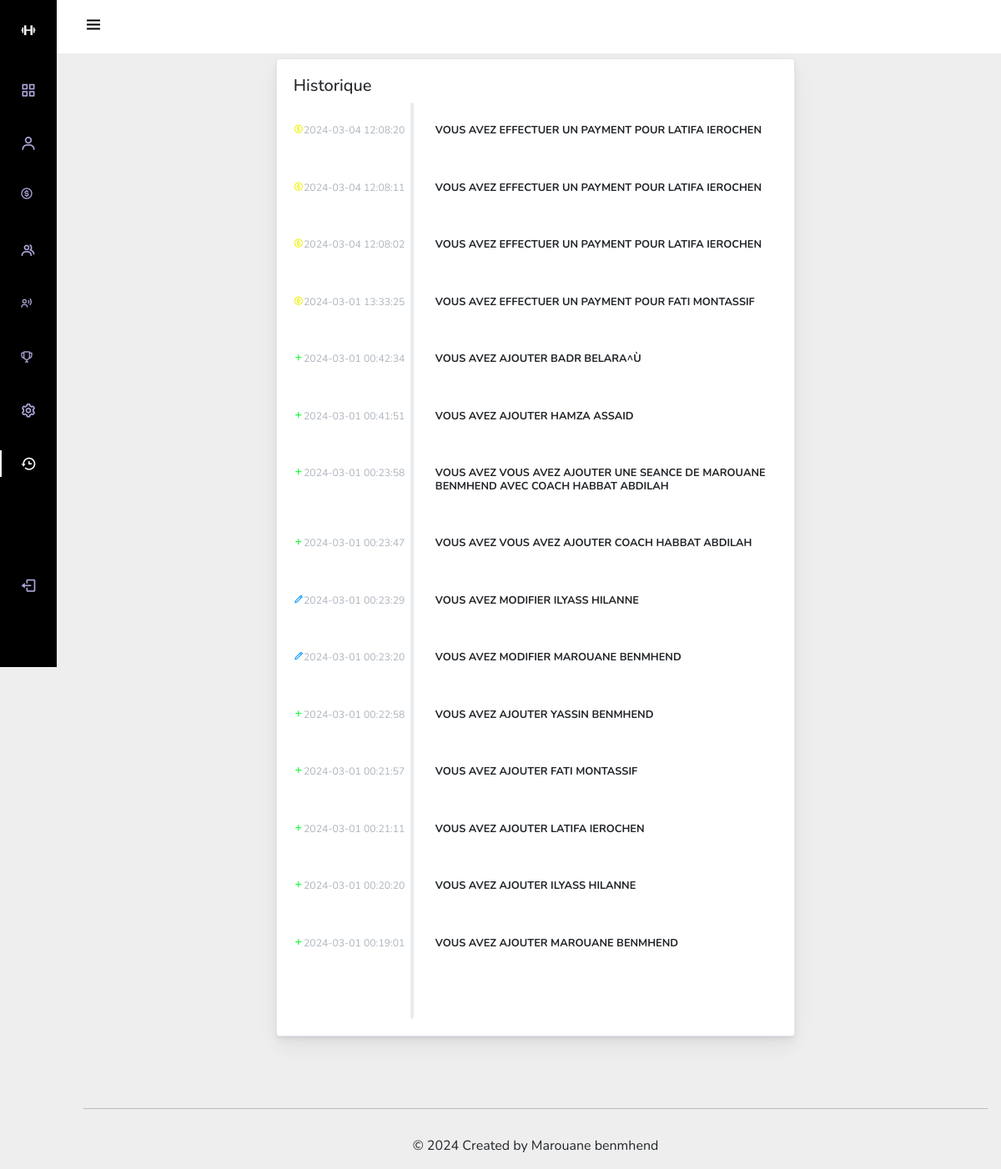
Screenshot of /admin/pages/historique.php (signed in) with the database file from the repository.
### tables this page shows
CREATE TABLE `history_log` (
  `id` int NOT NULL,
  `action_type` varchar(50) DEFAULT NULL,
  `action_detail` varchar(255) DEFAULT NULL,
  `action_time` timestamp NULL DEFAULT CURRENT_TIMESTAMP
);

### admin/classes/historique.class.php (called while the page is built, shortened)
<?php
class historique {
static function afficher_historique(){
    try {$cnx = connexion::connecter_db();
    $rp = $cnx-> prepare("select * from history_log order by id desc ");
    $rp->execute([]);
    $resultat=$rp->fetchAll();
    return $resultat;
    }catch(Exception $e){return ['Erreur' => $e->getMessage()];}
}
}
?>

### admin/pages/historique.php (the view, shortened to what this page needs)
<?php
include_once"../includes/sidebar.php";
?>
<?php
include_once '../classes/historique.class.php';
$history = historique::afficher_historique();
?>
<div class="row d-flex justify-content-center mt-70 mb-70">
<div class="col-md-7">
  <div class="main-card mb-3 card">
                              <div class="card-body">
                                  <h5 class="card-title">Historique</h5>
                                  <div class="vertical-timeline vertical-timeline--animate vertical-timeline--one-column">
                                      <div class="vertical-timeline-item vertical-timeline-element ">
                                          <div>
                                              <?php
                                              foreach ($history as $action) {
                                                  ?>
                                              <div class="vertical-timeline-element-content bounce-in  " <?php if ( $action['action_time'] == date('Y-m-d', strtotime($action['action_time']. ' + 1 month'))) {$suprimerhistory = "style='display: none;'";
                                                  ?> <?=$suprimerhistory?> <?php }?>>
                                                  <h4 class="timeline-title " style="margin-right: 0;">vous avez <?=$action['action_detail']?></h4>
                                                  <?php
                                                  if ($action['action_type'] == "ajouter" || $action['action_time'] == date('Y-m-d', strtotime($action['action_time']. ' + 1 month'))) {
                                                    $icon = "bx-plus";
                                                    $color = "#00f827";
                                                }
                                                    else if ($action['action_type'] == "supprimer"){
                                                        $icon = "bx-x";
                                                        $color = "#ff0000";
                                                    }
                                                    else if($action['action_type'] == "modifer" ){
                                                        $icon = "bx-pencil";
                                                        $color = "#0094ff";
                                                    }else if($action['action_type'] == "payment" ){
                                                        $icon = "bx-dollar-circle";
                                                        $color = "#F0F006";
                                                    }
                                                ?>
                                                  <span class="vertical-timeline-element-date"><i class='bx <?=$icon ?>' style='color:<?= $color?>;'  ></i><?=$action['action_time']?></span>
                                              </div><?php }  ?>
                                          </div>
                                      </div>
                                          </div>
                                      </div>
                                  </div>
                              </div>
                          </div>
                          <?php include_once"../includes/footer.php";?>

### admin/includes/sidebar.php (style rules this page uses)
:root { --header-height: 3rem;--nav-width: 68px;--first-color: #4723D9;--first-color-light: #AFA5D9;--white-color: #F7F6FB;--body-font: 'Nunito', sans-serif;--normal-font-size: 1rem;--z-fixed: 100 }
*,::before,::after { box-sizing: border-box }
body { position: relative;margin: var(--header-height) 0 0 0;padding: 0 1rem;font-family: var(--body-font);font-size: var(--normal-font-size);transition: .5s }
@media screen and (min-width: 768px) { body { margin: calc(var(--header-height) + 1rem) 0 0 0;padding-left: calc(var(--nav-width) + 2rem) } }

### admin/pages/historique.php (style rules this page uses)
body { background-color: #eee; }
.mt-70 { margin-top: 70px; }
.mb-70 { margin-bottom: 70px; }
.card { box-shadow: 0 0.46875rem 2.1875rem rgba(4,9,20,0.03), 0 0.9375rem 1.40625rem rgba(4,9,20,0.03), 0 0.25rem 0.53125rem rgba(4,9,20,0.05), 0 0.125rem 0.1875rem rgba(4,9,20,0.03); border-width: 0; transition: all .2s; }
.card { position: relative; display: flex; flex-direction: column; min-width: 0; word-wrap: break-word; background-color: #fff; background-clip: border-box; border: 1px solid rgba(26,54,126,0.125); border-radius: .25rem; }
.card-body { flex: 1 1 auto; padding: 1.25rem; }
.vertical-timeline { width: 100%; position: relative; padding: 1.5rem 0 1rem; }
.vertical-timeline::before { content: ''; position: absolute; top: 0; left: 140px; height: 100%; width: 4px; background: #e9ecef; border-radius: .25rem; }
.vertical-timeline-element { position: relative; margin: 0 0 1rem; }
.vertical-timeline-element-content { position: relative; margin-left: 90px; font-size: .8rem; }
.vertical-timeline-element-content .timeline-title { font-size: .8rem; text-transform: uppercase; margin: 0px 80px 3.2rem; padding: 2px 0 0; font-weight: bold; }
.vertical-timeline-element-content .vertical-timeline-element-date { display: block; position: absolute; left: -90px; top: 0; padding-right: 10px; text-align: right; color: #adb5bd; font-size: .7619rem; white-space: nowrap; }
.vertical-timeline-element-content:after { content: ""; display: table; clear: both; }

### rows the page displays
history_log: action_detail "EFFECTUER UN PAYMENT POUR LATIFA IEROCHEN", action_time "2024-03-04 12:08:20"
history_log: action_detail "EFFECTUER UN PAYMENT POUR LATIFA IEROCHEN", action_time "2024-03-04 12:08:11"
history_log: action_detail "EFFECTUER UN PAYMENT POUR LATIFA IEROCHEN", action_time "2024-03-04 12:08:02"
history_log: action_detail "EFFECTUER UN PAYMENT POUR FATI MONTASSIF", action_time "2024-03-01 13:33:25"
history_log: action_detail "AJOUTER BADR BELARA^Ù", action_time "2024-03-01 00:42:34"
history_log: action_detail "AJOUTER HAMZA ASSAID", action_time "2024-03-01 00:41:51"
history_log: action_detail "VOUS AVEZ AJOUTER UNE SEANCE DE MAROUANE BENMHEND AVEC COACH HABBAT ABDILAH", action_time "2024-03-01 00:23:58"
history_log: action_detail "VOUS AVEZ AJOUTER COACH HABBAT ABDILAH", action_time "2024-03-01 00:23:47"
history_log: action_detail "MODIFIER ILYASS HILANNE", action_time "2024-03-01 00:23:29"
history_log: action_detail "MODIFIER MAROUANE BENMHEND", action_time "2024-03-01 00:23:20"
history_log: action_detail "AJOUTER YASSIN BENMHEND", action_time "2024-03-01 00:22:58"
history_log: action_detail "AJOUTER FATI MONTASSIF", action_time "2024-03-01 00:21:57"
history_log: action_detail "AJOUTER LATIFA IEROCHEN", action_time "2024-03-01 00:21:11"
history_log: action_detail "AJOUTER ILYASS HILANNE", action_time "2024-03-01 00:20:20"
history_log: action_detail "AJOUTER MAROUANE BENMHEND", action_time "2024-03-01 00:19:01"
